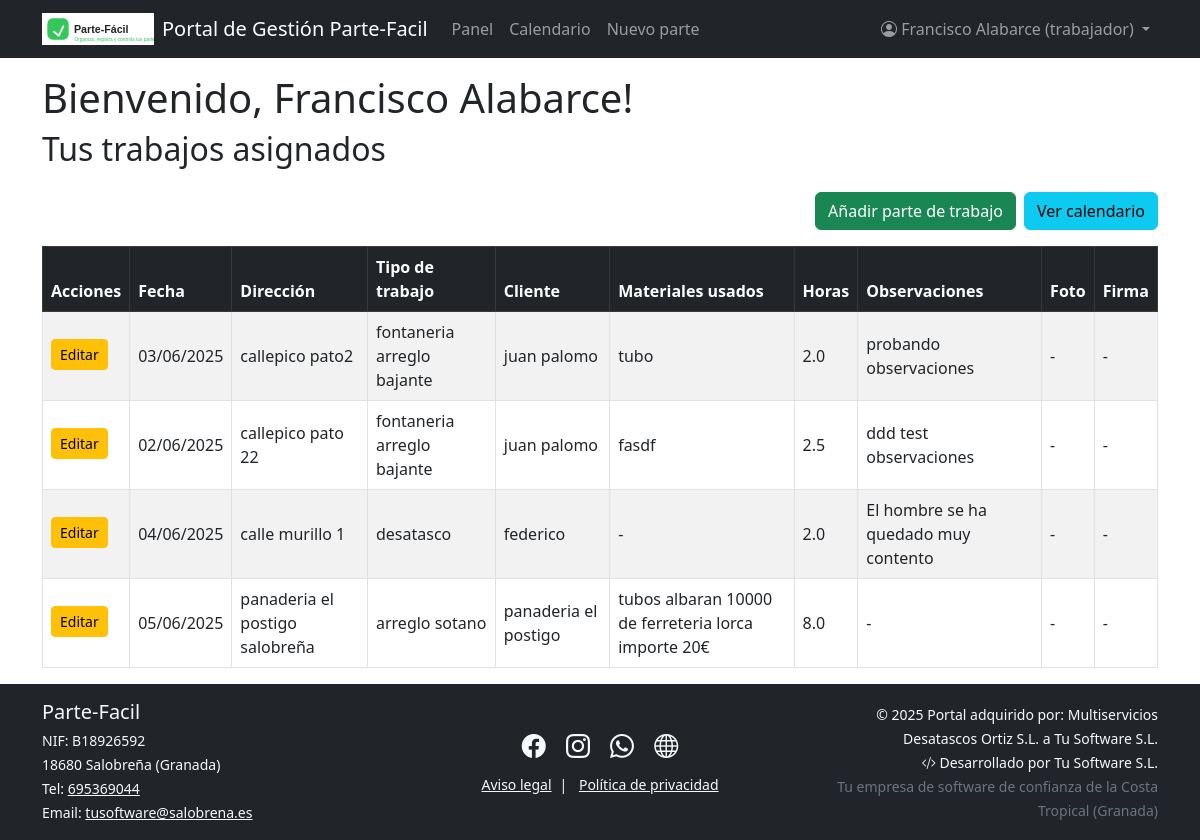
Before: /dashboard (signed in) with the older database file.
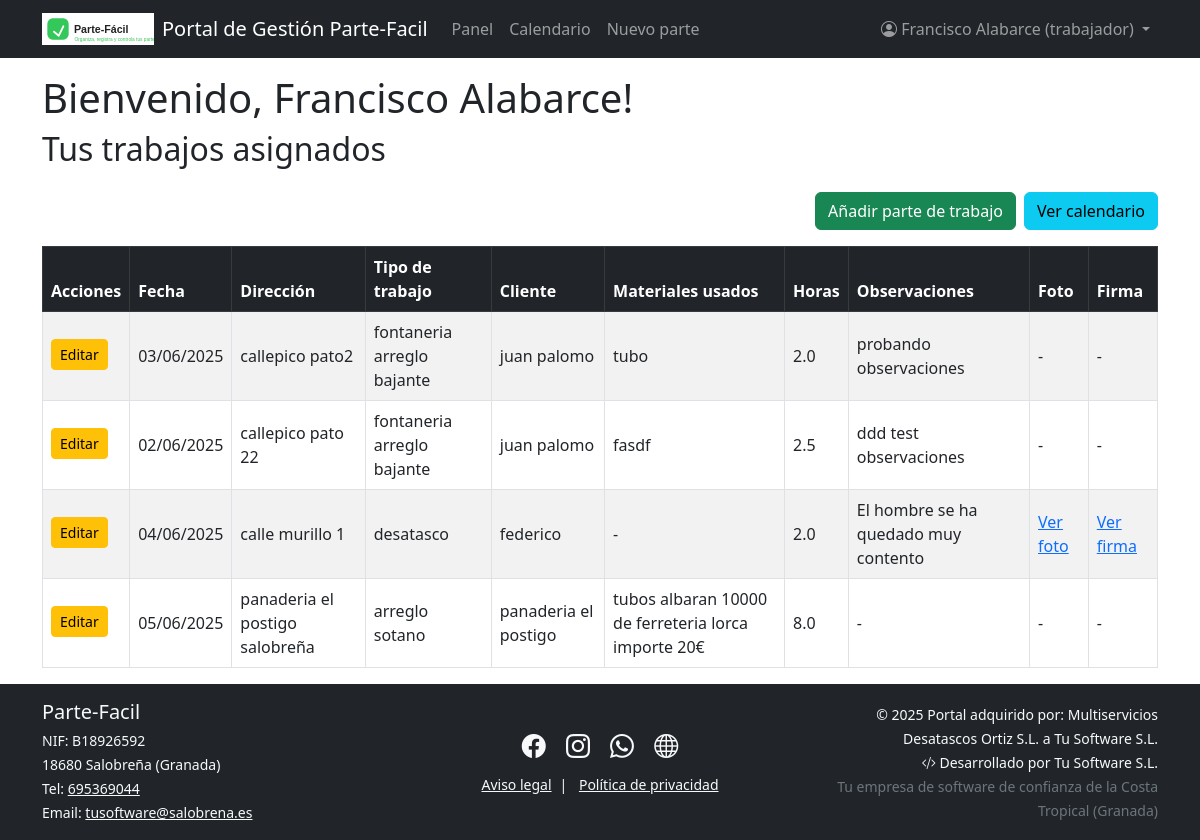
After: the same page with the newer database file.
### models.py (models this page shows)
class Usuario(UserMixin, db.Model):
    id = db.Column(db.Integer, primary_key=True)
    nombre = db.Column(db.String(50), nullable=False)
    email = db.Column(db.String(120), unique=True, nullable=False)
    contraseña = db.Column(db.String(200), nullable=False)
    rol = db.Column(db.String(20), nullable=False, default="trabajador")  # admin/trabajador
    trabajos = db.relationship('Trabajo', backref='trabajador', lazy=True)

class Trabajo(db.Model):
    id = db.Column(db.Integer, primary_key=True)
    fecha = db.Column(db.DateTime, nullable=False)
    fecha_fin = db.Column(db.DateTime, nullable=True)
    direccion = db.Column(db.String(150), nullable=False)
    tipo_trabajo = db.Column(db.String(80), nullable=False)
    cliente = db.Column(db.String(80), nullable=False)
    horas = db.Column(db.Float, nullable=False, default=0)
    materiales_usados = db.Column(db.Text, nullable=True)
    firma = db.Column(db.String(120), nullable=True)  # Ruta del archivo
    foto = db.Column(db.String(120), nullable=True)   # Ruta del archivo
    terminado = db.Column(db.Boolean, default=False)
    estado = db.Column(db.String(30), default='sin terminar')
    observaciones = db.Column(db.Text)
    id_trabajador = db.Column(db.Integer, db.ForeignKey('usuario.id'), nullable=False)

### app.py (the view)
@app.route('/dashboard')
@login_required
def dashboard():
    if current_user.rol == "admin":
        trabajos = Trabajo.query.all()
    else:
        trabajos = Trabajo.query.filter_by(id_trabajador=current_user.id).all()
    form = EmptyForm()
    return render_template('dashboard.html', trabajos=trabajos, form=form)

### app.py (called while the page is built)
@login_manager.user_loader
def load_user(user_id):
    return Usuario.query.get(int(user_id))

@app.context_processor
def inject_now():
    return {'now': datetime.now()}

### templates/dashboard.html (shortened to what this page needs)
{% extends "base.html" %}
{% block content %}
<h2 class="mb-4">Tus trabajos asignados</h2>
{% if current_user.rol == "admin" %}
<div class="d-flex justify-content-end mb-3">
    <a href="{{ url_for('alta_trabajador') }}" class="btn btn-primary me-2">Alta trabajador</a>
    <a href="{{ url_for('add_work') }}" class="btn btn-success">Añadir parte de trabajo</a>
    <a href="{{ url_for('calendar') }}" class="btn btn-info ms-2">Ver calendario</a>
</div>
{% else %}
<div class="d-flex justify-content-end mb-3">
    <a href="{{ url_for('add_work') }}" class="btn btn-success">Añadir parte de trabajo</a>
    <a href="{{ url_for('calendar') }}" class="btn btn-info ms-2">Ver calendario</a>
</div>
{% endif %}
<div class="table-responsive">
    <table class="table table-bordered table-striped align-middle">
        <thead class="table-dark">
            <tr>
                <th>Acciones</th>
                <th>Fecha</th>
                <th>Dirección</th>
                <th>Tipo de trabajo</th>
                <th>Cliente</th>
                <th>Materiales usados</th>
                <th>Horas</th>
                <th>Observaciones</th>
                <th>Foto</th>
                <th>Firma</th>
            </tr>
        </thead>
        <tbody>
            {% for trabajo in trabajos %}
            <tr>
                <td>
                    {% if current_user.rol == "admin" or trabajo.id_trabajador == current_user.id %}
                        <a href="{{ url_for('edit_work', work_id=trabajo.id) }}" class="btn btn-sm btn-warning mb-1">Editar</a>
                    {% endif %}
                </td>
                <td>{{ trabajo.fecha.strftime('%d/%m/%Y') }}</td>
                <td>{{ trabajo.direccion }}</td>
                <td>{{ trabajo.tipo_trabajo }}</td>
                <td>{{ trabajo.cliente }}</td>
                <td>{{ trabajo.materiales_usados or "-" }}</td>
                <td>{{ trabajo.horas or "-" }}</td>
                <td>
                    {% if trabajo.observaciones %}
                        <span style="white-space: pre-line;">{{ trabajo.observaciones }}</span>
                    {% else %}
                        -
                    {% endif %}
                </td>
                <td>
                    {% if trabajo.foto %}
                        <a href="{{ url_for('static', filename='uploads/' ~ trabajo.foto) }}" target="_blank">Ver foto</a>
                    {% else %}
                        -
                    {% endif %}
                </td>
                <td>
                    {% if trabajo.firma %}
                        <a href="{{ url_for('static', filename='uploads/' ~ trabajo.firma) }}" target="_blank">Ver firma</a>
                    {% else %}
                        -
                    {% endif %}
                </td>
            </tr>
            {% endfor %}
        </tbody>
    </table>
</div>
{% endblock %}

### templates/base.html (shortened to what this page needs)
<!DOCTYPE html>
<html lang="es">
<head>
    <link href="https://cdn.jsdelivr.net/npm/bootstrap@5.3.0/dist/css/bootstrap.min.css" rel="stylesheet">
    <link rel="stylesheet" href="https://cdn.jsdelivr.net/npm/bootstrap-icons@1.11.1/font/bootstrap-icons.css">
</head>
<body>
    {% include 'navbar.html' %}
    {% if current_user.is_authenticated %}
        <div class="container mt-3">
            <h1>Bienvenido, {{ current_user.nombre }}!</h1>
        </div>
    {% else %}
        <div class="container mt-3">
            <h1>Bienvenido a Parte-Fácil</h1>
            <p>Por favor, inicia sesión para acceder a tu panel de trabajo.</p>
        </div>
    {% endif %}
    <div class="container">
        {% block content %}{% endblock %}
    </div>
    {% include 'footer.html' %}
</body>
</html>

### templates/navbar.html (shortened to what this page needs)
<nav class="navbar navbar-expand-lg navbar-dark bg-dark">
  <div class="container">
    <a class="navbar-brand d-flex align-items-center gap-2" href="{{ url_for('empresa') }}">
      <img src="{{ url_for('static', filename='images/logo.svg') }}" alt="Logo" height="32" style="vertical-align: middle;">
      <span>Portal de Gestión Parte-Facil</span>
    </a>
    <div class="collapse navbar-collapse" id="navbarNav">
      {% if current_user.is_authenticated %}
        <ul class="navbar-nav me-auto mb-2 mb-lg-0">
          <li class="nav-item">
            <a class="nav-link" href="{{ url_for('dashboard') }}">Panel</a>
          </li>
          <li class="nav-item">
            <a class="nav-link" href="{{ url_for('calendar') }}">Calendario</a>
          </li>
          <li class="nav-item">
            <a class="nav-link" href="{{ url_for('add_work') }}">Nuevo parte</a>
          </li>
        </ul>
        <ul class="navbar-nav ms-auto mb-2 mb-lg-0">
          <li class="nav-item dropdown">
            <a class="nav-link dropdown-toggle" href="#" id="navbarUserDropdown" role="button" data-bs-toggle="dropdown" aria-expanded="false">
              <i class="bi bi-person-circle"></i> {{ current_user.nombre }} ({{ current_user.rol }})
            </a>
          </li>
        </ul>
      {% else %}
        <ul class="navbar-nav ms-auto">
          <li class="nav-item">
            <a class="nav-link" href="{{ url_for('login') }}">Acceso empleados</a>
          </li>
        </ul>
      {% endif %}
    </div>
  </div>
</nav>

### templates/footer.html
<footer class="footer mt-auto py-3 bg-dark text-light">
  <div class="container">
    <div class="row align-items-center">
      <div class="col-md-4 text-md-start text-center mb-2 mb-md-0">
        <h5 class="mb-1">Parte-Facil</h5>
        <small>
          NIF: B18926592<br>
          18680 Salobreña (Granada)<br>
          Tel: <a href="tel:+34958123456" class="text-light text-decoration-underline">695369044</a><br>
          Email: <a href="mailto:info@salobrena.es" class="text-light text-decoration-underline">tusoftware@salobrena.es</a>
        </small>
      </div>
      <div class="col-md-4 text-center mb-2 mb-md-0">
        <div>
          <a href="#" class="text-light me-3" title="Facebook"><i class="bi bi-facebook fs-4"></i></a>
          <a href="#" class="text-light me-3" title="Instagram"><i class="bi bi-instagram fs-4"></i></a>
          <a href="#" class="text-light me-3" title="WhatsApp"><i class="bi bi-whatsapp fs-4"></i></a>
          <a href="#" class="text-light" title="Web"><i class="bi bi-globe fs-4"></i></a>
        </div>
        <div class="mt-2">
          <small>
            <a href="#" class="text-light text-decoration-underline me-2">Aviso legal</a>|
            <a href="#" class="text-light text-decoration-underline ms-2">Política de privacidad</a>
          </small>
        </div>
      </div>
      <div class="col-md-4 text-md-end text-center">
        <small>
          &copy; {{ now.year }} Portal adquirido por: Multiservicios Desatascos Ortiz S.L. a Tu Software S.L.<br>
          <i class="bi bi-code-slash"></i> Desarrollado por Tu Software S.L.</a><br>
          <span class="text-secondary">Tu empresa de software de confianza de la Costa Tropical (Granada)</span>
        </small>
      </div>
    </div>
  </div>
</footer>
<link rel="stylesheet" href="https://cdn.jsdelivr.net/npm/bootstrap-icons@1.11.3/font/bootstrap-icons.min.css">

Changed rows visible on the page:
changed Trabajo "calle murillo 1": foto "-" → "Ver foto"; firma "-" → "Ver firma"
